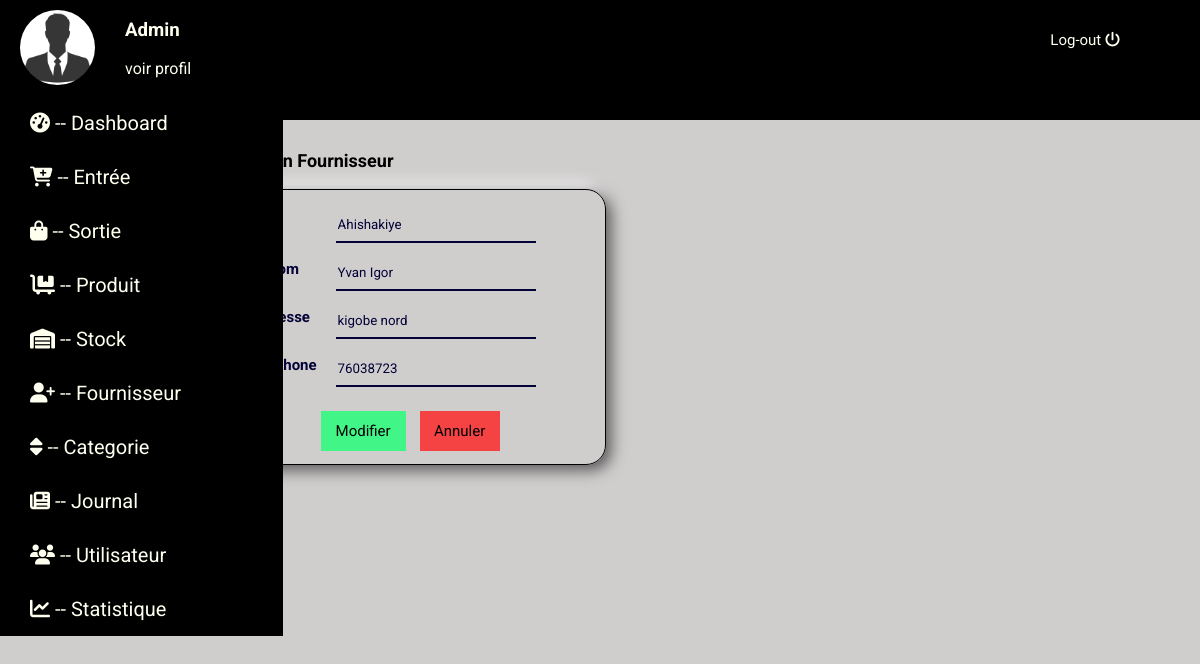
Page /modifierfour.php?mod=1 on the committed database.
### tables this page shows
CREATE TABLE IF NOT EXISTS `fournisseur` (
  `id_fourn` int(11) NOT NULL AUTO_INCREMENT,
  `nom_fourn` varchar(255) NOT NULL,
  `prenom_fourn` varchar(255) NOT NULL,
  `addresse_fourn` varchar(255) NOT NULL,
  `telephone_fourn` varchar(255) NOT NULL,
  PRIMARY KEY (`id_fourn`)
);

### modifierfour.php (the view, shortened to what this page needs)
<?php
include("database.php");
?>
<!DOCTYPE html>
<html lang="fr">
<head>
    <link rel="stylesheet" href="css/style.css">
</head>
<body>
<header>
        <div class="admin">
            <div class="img">
                <img src="images/2.jpg" alt="Image non disponible" height="75" width="75" class="img-admin">
            </div>
            <div class="txt">
                <h3 class="adm">Admin</h3>
                <p class="prof"><a href="profil.php" class="voir">voir profil</a></p>
            </div>
            </div>
            <div class="log-out">
                <a href="index.php" class="decon">Log-out   <i class="fas fa-power-off"></i></a>
            </div>
    </header>
    <div id="boody">
    <nav>
        <div class="menu-link">
            <ul class="ul">
            <li class="li"><a class="link" href="dashboard.php"><i class="fas fa-tachometer-alt"></i>  --  Dashboard</a></li>
                <li class="li"><a class="link" href="entree.php"><i class="fas fa-cart-plus"></i>   --   Entrée</a></li>
                <li class="li"><a class="link" href="sortie.php"><i class="fas fa-shopping-bag"></i>  --  Sortie</a></li>
                <li class="li"><a class="link" href="produit.php"><i class="fas fa-dolly-flatbed"></i>   --   Produit </a></li>
                <li class="li"><a class="link" href="stock.php"><i class="fas fa-warehouse"></i>   --     Stock </a></li>
                <li class="li"><a class="link" href="fournisseur.php"><i class="fas fa-user-plus"></i>   --   Fournisseur</a></li>
                <li class="li"><a class="link" href="categorie.php"><i class="fas fa-sort"></i>      --   Categorie</a></li>
                <li class="li"><a class="link" href="journal.php"><i class="fas fa-newspaper"></i>   --   Journal</a></li>
                <li class="li"><a class="link" href="utilisateur.php"><i class="fas fa-users"></i>   --  Utilisateur</a></li>
                <li class="li"><a class="link" href="statistique.php"><i class="fas fa-chart-line"></i>     --    Statistique</a></li>
        </div>
    </nav>
    <section id="section">
        <?php
        if(isset($_GET["mod"])){
            $select=$bdd->query("SELECT * FROM fournisseur WHERE id_fourn=".$_GET["mod"]."");
            $dataupdate=$select->fetch();
        }
        ?>
    <div class="fourniss">
            <h3 class="s-titFourn">Modifier un Fournisseur</h3>
            <fieldset class="fieldset5">
                <form action="" method="post">
                <table>
                    <tr>
                        <th class="th-fourn">Nom</th>
                        <td><input type="text" name="nomfourn" class="inpt-fourn" placeholder="Nom..." value="<?php echo $dataupdate["nom_fourn"]?>"></td>
                    </tr>
                    <tr>
                        <th class="th-fourn">Prenom</th>
                        <td><input type="text" name="prenomfourn" class="inpt-fourn" placeholder="Prenom..." value="<?php echo $dataupdate["prenom_fourn"]?>"></td>
                    </tr>
                    <tr>
                        <th class="th-fourn">Addresse</th>
                        <td><input type="text" name="adressefourn" class="inpt-fourn" placeholder="Addresse..." value="<?php echo $dataupdate["addresse_fourn"]?>"></td>
                    </tr>
                    <tr>
                        <th class="th-fourn">Telephone</th>
                        <td><input type="text" name="telephonefourn" class="inpt-fourn" placeholder="Telephone..." value="<?php echo $dataupdate["telephone_fourn"]?>"></td>
                    </tr>
                    <tr>
                        <th></th>
                        <td><input type="submit" value="Modifier" id="sub-fourn" name="submit">
                        <input type="reset" value="Annuler" id="res-fourn"></td>
                    </tr>
                </table>
                </form>
            </fieldset>
        </div>
    </section>
    </div>
</body>
</html>

### css/style.css (style rules this page uses)
* { font-family: 'Roboto', sans-serif; }
body { margin:0; padding:0; box-sizing: border-box; background: #d0cdcd; }
::placeholder { color:#020236; opacity:1; }
header { background:black; position:fixed; width:100%; height:15%; display:flex; justify-content: space-between; }
.admin { display: flex; justify-content: space-between; }
.img { margin-top:10px; margin-left:20px; }
.img-admin { border-radius: 80px; }
.txt { color:ivory; }
.txt .adm { margin-left: 30px; }
.txt .prof { margin-left: 30px; }
.voir { text-decoration: none; color:ivory; }
.log-out { margin-top:30px; margin-right:80px; }
.decon { text-decoration: none; color:ivory; font-size: 15px; }
#boody { display:flex; justify-content: space-between; }
.menu-link { position:fixed; margin-left:-40px; margin-top:80px; }
.menu-link .ul .li { background:black; list-style-type: none; font-size: 20px; padding:15px; width:120%; }
.menu-link .ul .li .link { text-decoration: none; color:ivory; padding:15px; text-align: right; }
#section { margin-top:100px; width:1000px; margin-right:50px; }
.s-titFourn { font-size: 18px; margin-left:50px; margin-top:50px; }
.fieldset5 { border:1px solid black; width:350px; border-radius: 20px; margin-left:80px; box-shadow: 5px 5px 15px #535252, -5px -5px 15px #ffffff; }
.th-fourn { font-size: 15px; text-align: left; color:#020236; }
.inpt-fourn { margin-left:15px; margin-top:10px; height:30px; width:110%; outline:none; background:#d0cdcd ; color:#020236; border-top: 0; border-left: 0; border-right: 0; border-bottom:2px solid #020236; }
#sub-fourn { font-size: 15px; background:#42f587; height:40px; width:85px; border:none; margin-top:20px; }
#res-fourn { font-size: 15px; background:#f54242; height:40px; width:80px; border:none; margin-top:20px; margin-left:10px; }

### rows in the picture
fournisseur: nomfourn "Ahishakiye", prenomfourn "Yvan Igor", adressefourn "kigobe nord", telephonefourn "76038723"
